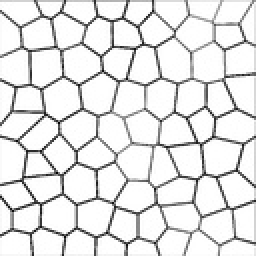
%> input picture Medical Imaging/Project/edges.jpg, 128 x 128 px, shrunk from 882 x 884 before the run (shown 2 times larger)
$ octave OmniMedFilt2.m   (GNU Octave 9; MATLAB toolbox functions it lacks are replaced by stand-ins)
%> lines starting %> are read from the running program, lines starting %| are printed output that depends on the picture
%% Multidirectional Median Filter
clear all;
image = imread('edges.jpg');
%> image is the input picture: size 128x128x3 uint8; min 0, max 255, mean 227.4
image = rgb2gray(image);
%> image: size 128x128 uint8

horiz_flag = 0;

max_nh_length = 64;
N2 = 32;
K = 2*ones(size(image));

zeropad_temp_img = uint8(zeros(size(image,1)+max_nh_length*2, size(image,2)+max_nh_length*2));

left_x = max_nh_length;
right_x = max_nh_length + size(image,1) - 1;
%> right_x = 191

top_y = max_nh_length;
bottom_y = max_nh_length + size(image,2) - 1;
%> bottom_y = 191

zeropad_temp_img(left_x:right_x, top_y:bottom_y) = image;
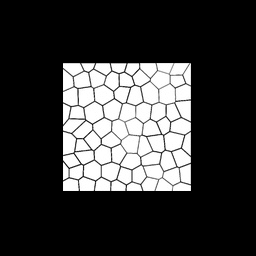
%> zeropad_temp_img: size 256x256 uint8; min 0, max 255, mean 56.9

padded_x_index = left_x : right_x;
%> padded_x_index = 128 values from 64 to 191
padded_y_index = top_y : bottom_y;
%> padded_y_index = 128 values from 64 to 191

for i = padded_x_index
    for j = padded_y_index

        true_x = find(padded_x_index == i);
        true_y = find(padded_y_index == j);

        k = K(true_x, true_y);

        if horiz_flag
            x_hood = i - k/2  : i + k/2 - 1;
            y_hood = j - 0.5*(N2/k)  : j + 0.5*(N2/k) - 1;
        else
            x_hood = j - 0.5*(N2/k)  : j + 0.5*(N2/k) - 1;
            y_hood = i - k/2  : i + k/2 - 1;
        end

        nhood = reshape(zeropad_temp_img(x_hood, y_hood), [1 N2]);
        filtered_pixel_value = median(nhood);

        image(true_x, true_y) = filtered_pixel_value;

    end
end
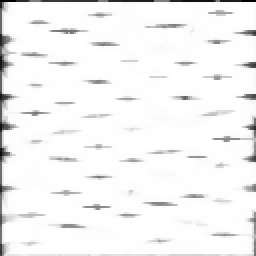
%> image: size 128x128 uint8 (shown 2 times larger); min 0, max 255, mean 243.8
%> after the loop, x_hood = [183 184 185 186 187 188 189 190 191 192 193 194 195 196 197 198]; y_hood = [190 191]

close all;
imshow(image);
% need to compute a true index.
